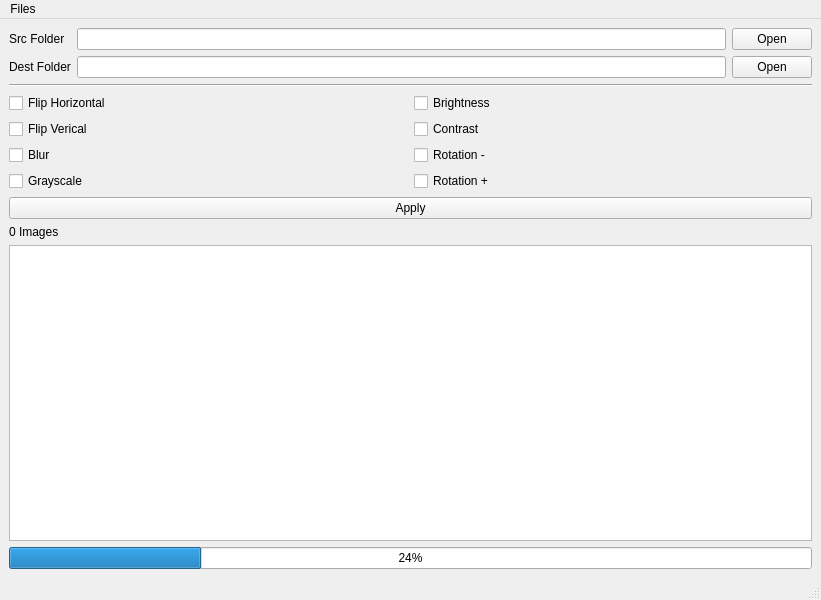
<?xml version="1.0" encoding="UTF-8"?>
<ui version="4.0">
 <class>MainWindow</class>
 <widget class="QMainWindow" name="MainWindow">
  <property name="geometry">
   <rect>
    <x>0</x>
    <y>0</y>
    <width>821</width>
    <height>600</height>
   </rect>
  </property>
  <property name="windowTitle">
   <string>MainWindow</string>
  </property>
  <widget class="QWidget" name="centralwidget">
   <layout class="QVBoxLayout" name="verticalLayout">
    <item>
     <layout class="QGridLayout" name="gridLayout">
      <item row="1" column="2">
       <widget class="QPushButton" name="pbOpenDestFolder">
        <property name="text">
         <string>Open</string>
        </property>
       </widget>
      </item>
      <item row="1" column="1">
       <widget class="QLineEdit" name="leDestPath">
        <property name="readOnly">
         <bool>true</bool>
        </property>
       </widget>
      </item>
      <item row="0" column="2">
       <widget class="QPushButton" name="pbOpenSrcFolder">
        <property name="text">
         <string>Open</string>
        </property>
       </widget>
      </item>
      <item row="0" column="1">
       <widget class="QLineEdit" name="leSrcPath">
        <property name="readOnly">
         <bool>true</bool>
        </property>
       </widget>
      </item>
      <item row="1" column="0">
       <widget class="QLabel" name="label_2">
        <property name="text">
         <string>Dest Folder</string>
        </property>
       </widget>
      </item>
      <item row="0" column="0">
       <widget class="QLabel" name="label">
        <property name="text">
         <string>Src Folder</string>
        </property>
       </widget>
      </item>
     </layout>
    </item>
    <item>
     <widget class="Line" name="line">
      <property name="orientation">
       <enum>Qt::Horizontal</enum>
      </property>
     </widget>
    </item>
    <item>
     <layout class="QGridLayout" name="gridLayout_2">
      <item row="2" column="1">
       <widget class="QCheckBox" name="cbBlur">
        <property name="text">
         <string>Blur</string>
        </property>
       </widget>
      </item>
      <item row="3" column="1">
       <widget class="QCheckBox" name="cbGrayScale">
        <property name="text">
         <string>Grayscale</string>
        </property>
       </widget>
      </item>
      <item row="1" column="1">
       <widget class="QCheckBox" name="cbFlipV">
        <property name="text">
         <string>Flip Verical</string>
        </property>
       </widget>
      </item>
      <item row="0" column="1">
       <widget class="QCheckBox" name="cbFlipH">
        <property name="text">
         <string>Flip Horizontal</string>
        </property>
       </widget>
      </item>
      <item row="0" column="2">
       <widget class="QCheckBox" name="cbBrightness">
        <property name="text">
         <string>Brightness</string>
        </property>
       </widget>
      </item>
      <item row="1" column="2">
       <widget class="QCheckBox" name="cbContrast">
        <property name="text">
         <string>Contrast</string>
        </property>
       </widget>
      </item>
      <item row="2" column="2">
       <widget class="QCheckBox" name="cbRotationAnt">
        <property name="text">
         <string>Rotation -</string>
        </property>
       </widget>
      </item>
      <item row="3" column="2">
       <widget class="QCheckBox" name="cbRotateClockwise">
        <property name="text">
         <string>Rotation +</string>
        </property>
       </widget>
      </item>
     </layout>
    </item>
    <item>
     <widget class="QPushButton" name="pbApply">
      <property name="text">
       <string>Apply</string>
      </property>
     </widget>
    </item>
    <item>
     <widget class="QLabel" name="lbQtdImages">
      <property name="text">
       <string>0 Images</string>
      </property>
     </widget>
    </item>
    <item>
     <layout class="QVBoxLayout" name="verticalLayout_2">
      <item>
       <widget class="QPlainTextEdit" name="plainTextEdit"/>
      </item>
     </layout>
    </item>
    <item>
     <widget class="QProgressBar" name="pbStatus">
      <property name="value">
       <number>24</number>
      </property>
     </widget>
    </item>
   </layout>
  </widget>
  <widget class="QMenuBar" name="menubar">
   <property name="geometry">
    <rect>
     <x>0</x>
     <y>0</y>
     <width>821</width>
     <height>21</height>
    </rect>
   </property>
   <widget class="QMenu" name="menuFIles">
    <property name="title">
     <string>Files</string>
    </property>
    <addaction name="actionExit"/>
   </widget>
   <addaction name="menuFIles"/>
  </widget>
  <widget class="QStatusBar" name="statusbar"/>
  <action name="actionOpen_File">
   <property name="text">
    <string>Open File</string>
   </property>
  </action>
  <action name="actionInput_Path">
   <property name="text">
    <string>Input Path</string>
   </property>
  </action>
  <action name="actionOutput_Path">
   <property name="text">
    <string>Output Path</string>
   </property>
  </action>
  <action name="actionExit">
   <property name="text">
    <string>Exit</string>
   </property>
  </action>
 </widget>
 <resources/>
 <connections/>
</ui>
